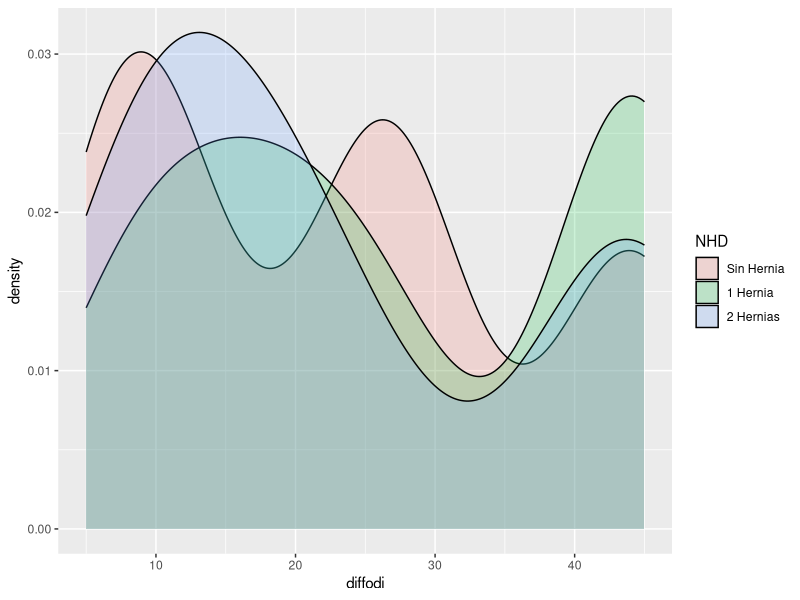
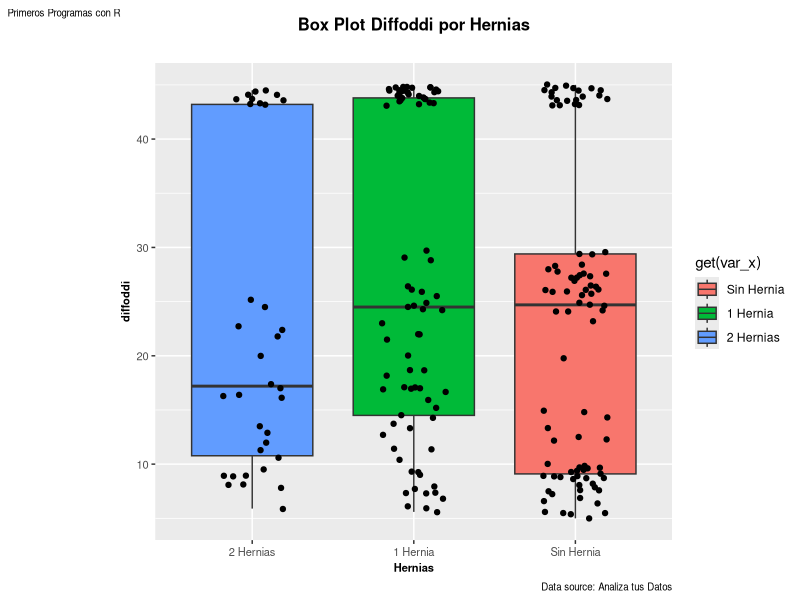
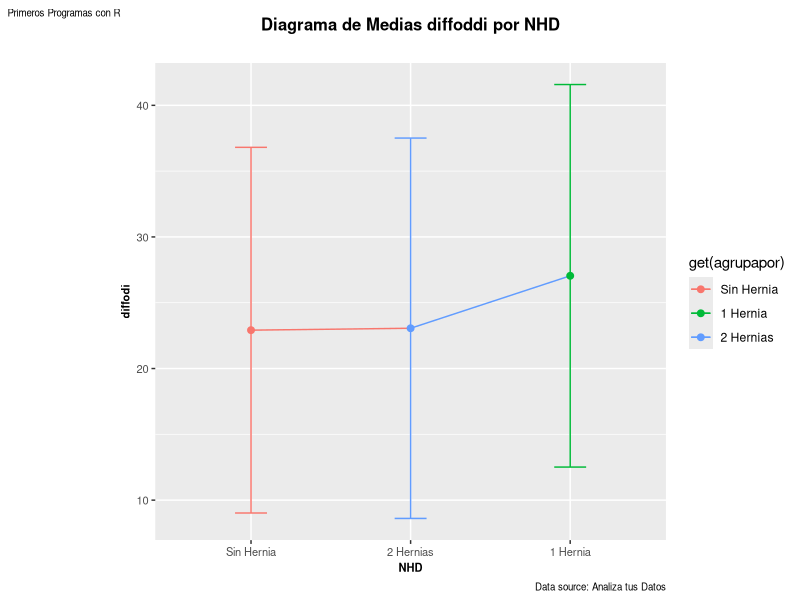
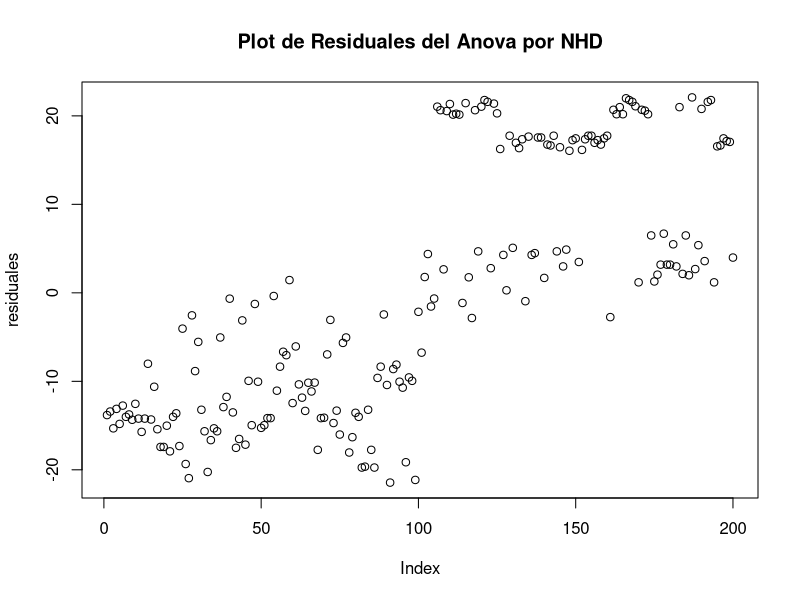

The R script that drew these images, in order:
#********************************************************************
# 1.1 INSTALAR PAQUETES DE FUNCIONES
#********************************************************************
# Lista de paquetes de funciones a instalar
.packages = c("FSA","car","plotly","ggplot2", "plotly", "xlsx","scales","stringr","readr","dplyr","psych","readxl","ggpubr","PerformanceAnalytics")

.packages %in% installed.packages()
##
# Instala los paquetes sinÃ³ los tienes instalados
##
.inst <- .packages %in% installed.packages()
if(length(.packages[!.inst]) > 0) install.packages(.packages[!.inst])

#********************************************************************
# 1.2 CARGAR PAQUETES O CREAR FUNCIONES
#********************************************************************
# Carga los paquetes sinÃ³ los tienes cargados
lapply(.packages, require, character.only=TRUE)

##
#USING PACKAGES FROM devtools not from CRAN
##

#install.packages("devtools")
#devtools::install_github("johannesbjork/LaCroixColoR")
#lapply("LaCroixColoR",require,character.only=TRUE)


##
# Se definen funciones
##
descriptiva <-  function(Datos,columnas,colagruparpor) {
  
  filtrar_por <-  unique(Datos[,colagruparpor])
  listaout <- list()
  
  for (g in (1:nrow(filtrar_por))) 
  {
    
    if (is.list(filtrar_por[g,1])) 
    {
      df <-   filter(Datos, (Datos[,colagruparpor] %in% (filtrar_por[g,1])) ) %>%
        dplyr::select(c(colagruparpor,columnas))    
    } else 
    {
    df <-   filter(Datos, (Datos[,colagruparpor] == str_trim(filtrar_por[g,1])) ) %>%
      dplyr::select(c(colagruparpor,columnas))
    }
    for (i in (2:ncol(df)))
    {
      lista <- list( 
        Grupo = str_trim(filtrar_por[g,1]),
        media =   format(apply(df[,i],2,mean),nsmall=1,big.mark = ","),
        cutmedia =    format(apply(df[,i],2,mean,trim=0.05),nsmall=1,big.mark = ","),
        StdErr   =    format(apply(df[,i],2,sd) / sqrt(apply(df[,i],2,length)),nsmall=1,big.mark = ","),
        IC95LimInf =  format(apply(df[,i],2,mean) - (1.96 *  apply(df[,i],2,sd) / sqrt(apply(df[,i],2,length))),nsmall=1,big.mark = ","),
        IC95LimSup =  format(apply(df[,i],2,mean) + (1.96 *  apply(df[,i],2,sd) / sqrt(apply(df[,i],2,length))),nsmall=1,big.mark = ","),
        mediana=   format(apply(df[,i],2,median),nsmall=1,big.mark = ","),
        sd=    format(apply(df[,i],2,sd),nsmall=1,big.mark = ","),
        var =   format(apply(df[,i],2,var),nsmall=1,big.mark = ","),
        obs =   apply(df[,i],2,length),
        Min =   format(apply(df[,i],2,min),nsmall=1,big.mark =","),
        Max=    format(apply(df[,i],2,max),nsmall=1,big.mark = ","),
        Rango =   format(apply(df[,i],2,max) -  apply(df[,i],2,min),nsmall = 1,big.mark = ","),
        RangoIQR =  format( apply(df[,i],2,quantile,prob=0.75) - apply(df[,i],2,quantile,prob=0.25),nsmall = 1, big.mark = ","),
        Q1=   format(apply(df[,i],2,quantile,prob=0.25),nsmall = 1, big.mark = ","),
        Q3=   format(apply(df[,i],2,quantile,prob=0.75),nsmall = 1, big.mark = ","),
        skew=    round(apply(df[,i],2,skew),2),
        kurtosis =   round(apply(df[,i],2, kurtosi))
        
      )
      listaout[[str_trim(filtrar_por[g,1])]] <- lista
      
    }
  }
  
  #Colocando Nombres a las Columnas y Filas a la matriz estadistica descriptiva
  mt <- matrix(ncol = nrow(filtrar_por), nrow = 18 )
  colnames(mt) <- names(listaout)
  rownames(mt) <- names(listaout[[1]])
  
  for (i in names(listaout))
  {
    mt[,i] <- unlist(listaout[[i]])
  }   
  mt
}
crea_errdiagram <- function(Datos,columna,agrupapor,titulo="Titulo",xlabel="xlabel",ylabel="ylabel"){
  
  
  dfsumarize <- Datos %>%
    group_by(get(agrupapor)) %>%
    summarise(
      sd = sd(get(columna),na.rm = TRUE),
      media = mean(get(columna)))
  
  #####
  #  Creo grafico de errores o de medias
  ####
  ggplot(dfsumarize, aes(x=reorder(`get(agrupapor)`,media), y=media,color=`get(agrupapor)`)) +
    geom_line(aes(group = 1)) +
    geom_errorbar( aes(ymin=media-sd,ymax=media + sd),width = 0.2) +
    geom_point(size = 2) +
    labs(title = titulo,
         subtitle = "",
         caption = "Data source: Analiza tus Datos",
         x = xlabel,
         y = ylabel,
         tag = "Primeros Programas con R") +
    theme(plot.title    = element_text(size =12, face = "bold", hjust = 0.5  ),
          plot.subtitle = element_text(size = 9, hjust = 0.5),
          plot.caption  = element_text(size = 7),
          plot.tag      = element_text(size = 7),
          axis.text     = element_text(size=8),
          axis.title    = element_text(size=8,face="bold"))
  
}
creaboxplot <- function(Datos, var_x,var_y,Titulo,xlabel="NA",ylabel="NA"){
  ggplot(data = Datos) +
    geom_boxplot(mapping = aes(
      x = reorder(get(var_x),get(var_y),FUN = median),
      y = get(var_y),fill=get(var_x)
    )) +
    geom_jitter(mapping = aes(x=get(var_x),y=get(var_y)),position=position_jitter(0.2))+
    labs(title = Titulo,
         subtitle = "",
         caption = "Data source: Analiza tus Datos",
         x = xlabel,
         y = ylabel,
         tag = "Primeros Programas con R") +
    theme(plot.title    = element_text(size =12, face = "bold", hjust = 0.5  ),
          plot.subtitle = element_text(size = 9, hjust = 0.5),
          plot.caption  = element_text(size = 7),
          plot.tag      = element_text(size = 7),
          axis.text     = element_text(size=8),
          axis.title    = element_text(size=8,face="bold"))
   }
creascatplot <- function(Datos, var_x,var_y,Titulo,xlabel,ylabel="NA",categoria="group"){
  ggplot(data = Datos) +
    geom_point(mapping = aes(x = get(var_x), y = get(var_y),color=get(categoria))) +
    
    labs(title = Titulo,
         subtitle = "",
         caption = "Data source: Analiza tus Datos",
         x = xlabel,
         y = ylabel,
         tag = "Primeros Programas con R") +
    theme(plot.title    = element_text(size =12, face = "bold", hjust = 0.5  ),
          plot.subtitle = element_text(size = 9, hjust = 0.5),
          plot.caption  = element_text(size = 7),
          plot.tag      = element_text(size = 7),
          axis.text     = element_text(size=8),
          axis.title    = element_text(size=8,face="bold")) +
    geom_smooth(mapping = aes(x = get(var_x), y = get(var_y)), orientation = "y")
  #  facet_grid(. ~ get(categoria))  
  
  
}
creagrafcorr <-  function(Datos,colx,coly,title,etiquetax,etiquetay,grupo=NA)  {
  
  
  ggscatter(Datos, x = colx, y = coly,
            color = ifelse(is.na(grupo),"black",grupo), shape = 21, size = 3,
            fill = ifelse(is.na(grupo),"lightgray",grupo),
            palette = c("#00AFBB", "#E7B800", "#FC4E07"), 
            facet.by = ifelse(is.na(grupo),NA,grupo),
            title = title,
            xlab =  etiquetax,
            ylab =  etiquetay,
            add = "reg.line",  
            add.params = list(color = "blue", fill = "lightgray"), 
            conf.int = TRUE, 
            cor.coef = TRUE, 
            show.legend.text = TRUE,
            cor.coeff.args = list(method = "pearson", label.x.npc = "left", label.y.npc = "top", label.sep = "\n")
  ) +
    stat_regline_equation(label.x.npc = "left",label.y.npc = "top",output.type = "expression", inherit.aes = TRUE)
}

###
# Seteo el Directorio....
##
setwd("~/Analiza tus Datos/Etapa 2/Bloque 5 Analiza tus Datos/3. Tablas ANOVA de 1 FACTOR MAS DE 2 GRUPOS")

####
# Cargo la data
####

df <- espalda <- read_excel("espalda.xlsx")

###
# Preparo datos, creo columnas, grupos etc
###
df$diffodi  <- df$`ODI Mes0` - df$`ODI Mes1` # agrego  variable con la mejoria


#creo factores 
df$NHD <- factor(df$NHD,labels  = c("Sin Hernia","1 Hernia","2 Hernias")) #Hernias
df$Grupo <- factor(df$Grupo,labels = c("Convencional","Experimental")) #Tipo de tratamiento



###
# Descriptiva HISTOGRAMAS, QQPLOT, BOXPLOTS
###

# 1 DESCRIPCI?N 

#Valido que me
# boxplot, histograma densidad, diagramas de error
ggplot(df) +
  geom_density(mapping = aes(x=diffodi,fill=NHD),alpha=0.2)

creaboxplot(df,"NHD","diffodi","Box Plot Diffoddi por Hernias","Hernias","diffoddi")
crea_errdiagram(df,"diffodi","NHD","Diagrama de Medias diffoddi por NHD","NHD","diffodi")



##
# CALCULO DE LA TABLA ANOVAS
##

t_aov <-  aov(diffodi ~ NHD,data=df)
summary.aov(t_aov)

##
# Calculo Normalidad de los residuales de la Anova
##
shapiro.test(t_aov$residuals)

residuales <- residuals(object = t_aov)
plot(residuales,main = "Plot de Residuales del Anova por NHD")
###
# Calculo Igualdad de Varianzas solo para no olivar el paso
# Si el Shapiro.test no sale Normal debo ir directo a Kruskall wallis
###
leveneTest(diffodi ~ NHD, data=df)


##
# Como los residuales de ANOVA NO dieron  NORMALES se usa Kruskall-wallis
# TEST NO PARAMETRICO
##
kruskal.test(diffodi ~ NHD,data=df)


